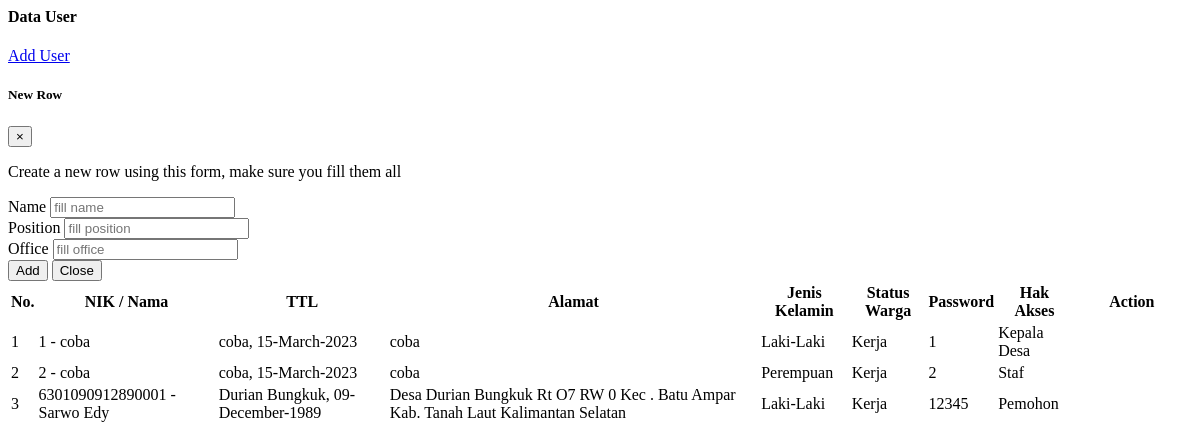
/demo1/tampil_user.php, run on the app's committed database.
### tables this page shows
CREATE TABLE `data_user` (
  `nik` varchar(16) NOT NULL,
  `password` varchar(225) NOT NULL,
  `hak_akses` varchar(225) NOT NULL,
  `nama` varchar(30) NOT NULL,
  `tanggal_lahir` date NOT NULL,
  `tempat_lahir` varchar(30) NOT NULL,
  `jekel` varchar(20) NOT NULL,
  `agama` varchar(20) NOT NULL,
  `alamat` text NOT NULL,
  `telepon` varchar(13) NOT NULL,
  `status_warga` varchar(30) NOT NULL
);

### demo1/tampil_user.php (the view, shortened to what this page needs)
<?php include '../konek.php'; ?>
<link href="css/sweetalert.css" rel="stylesheet" type="text/css">
<div class="page-inner">
    <div class="row">
        <div class="col-md-12">
            <div class="card">
                <div class="card-header">
                    <div class="d-flex align-items-center">
                        <h4 class="card-title">Data User</h4>
                            <a href="?halaman=tambah_user" class="btn btn-primary btn-round ml-auto">
                                    Add User
                            </a>
                    </div>
                </div>
                <div class="card-body">
                <div class="modal fade" id="addRowModal" tabindex="-1" role="dialog" aria-hidden="true">
                    <div class="modal-dialog" role="document">
                        <div class="modal-content">
                            <div class="modal-header no-bd">
                                <h5 class="modal-title">
                                    <span class="fw-mediumbold">
                                        New
                                    </span>
                                    <span class="fw-light">
                                        Row
                                    </span>
                                    </h5>
                                    <button type="button" class="close" data-dismiss="modal" aria-label="Close">
                                        <span aria-hidden="true">&times;</span>
                                    </button>
                            </div>
                            <div class="modal-body">
                                <p class="small">Create a new row using this form, make sure you fill them all</p>
                                <div class="row">
                                    <div class="col-sm-12">
                                        <div class="form-group form-group-default">
                                            <label>Name</label>
                                            <input id="addName" type="text" class="form-control" placeholder="fill name">
                                        </div>
                                    </div>
                                    <div class="col-md-6 pr-0">
                                        <div class="form-group form-group-default">
                                            <label>Position</label>
                                                <input id="addPosition" type="text" class="form-control" placeholder="fill position">
                                                                    </div>
                                                                </div>
                                                                <div class="col-md-6">
                                                                    <div class="form-group form-group-default">
                                                                        <label>Office</label>
                                                                        <input id="addOffice" type="text" class="form-control" placeholder="fill office">
                                                                    </div>
                                                                </div>
                                                            </div>
                                                    </div>
                                                    <div class="modal-footer no-bd">
                                                        <button type="button" id="addRowButton" class="btn btn-primary">Add</button>
                                                        <button type="button" class="btn btn-danger" data-dismiss="modal">Close</button>
                                                    </div>
                                                </div>
                                            </div>
                                        </div>
                                        <form action="">
                                            <div class="table-responsive">
                                                <table id="add" class="display table table-striped table-hover" >
                                                    <thead>
                                                        <tr>
                                                            <th>No.</th>
                                                            <th>NIK / Nama</th>
                                                            <th>TTL</th>
                                                            <th>Alamat</th>
                                                            <th>Jenis Kelamin</th>
                                                            <th>Status Warga</th>
                                                            <th>Password</th>
                                                            <th>Hak Akses</th>
                                                            <th style="width: 10%">Action</th>
                                                        </tr>
                                                    </thead>
                                                    <tbody>
                                                        <?php
                                                            $no=1;
                                                            $tampil = "SELECT * FROM data_user";
                                                            $query = mysqli_query($konek,$tampil);
                                                            while($data=mysqli_fetch_array($query,MYSQLI_BOTH)){
                                                                $username = $data['nik'];
                                                                $nama = $data['nama'];
                                                                $password = $data['password'];
                                                                $tempat = $data['tempat_lahir'];
                                                                $tanggal = $data['tanggal_lahir'];
                                                                $alamat = $data['alamat'];
                                                                $jekel = $data['jekel'];
                                                                $status_warga = $data['status_warga'];
                                                                $tanggal_lahir = date("d-F-Y", strtotime($tanggal));
                                                                $hak_akses = $data['hak_akses'];
                                                        ?>
                                                        <tr>
                                                            <td><?php echo $no++;?></td>
                                                            <td><?php echo $username.' - '.$nama;?></td>
                                                            <td><?php echo $tempat.", ".$tanggal_lahir;?></td>
                                                            <td><?php echo $alamat;?></td>
                                                            <td><?php echo $jekel;?></td>
                                                            <td><?php echo $status_warga;?></td>
                                                            <td><?php echo $password;?></td>
                                                            <td><?php echo $hak_akses;?></td>
                                                            <td>
                                                            </td>
                                                        </tr>
                                                        <?php
                                                            }
                                                        ?>
                                                    </tbody>
                                                </table>
                                            </div>
                                        </form>
                                    </div>
                                </div>
                        </div>
        </div>
</div>

### data on the page
data_user: nik "1", nama "coba", tempat_lahir "coba", tanggal_lahir "15-March-2023", alamat "coba", jekel "Laki-Laki", status_warga "Kerja", password "1", hak_akses "Kepala Desa"
data_user: nik "2", nama "coba", tempat_lahir "coba", tanggal_lahir "15-March-2023", alamat "coba", jekel "Perempuan", status_warga "Kerja", password "2", hak_akses "Staf"
data_user: nik "6301090912890001", nama "Sarwo Edy", tempat_lahir "Durian Bungkuk", tanggal_lahir "09-December-1989", alamat "Desa Durian Bungkuk Rt O7 RW 0 Kec . Batu Ampar Kab. Tanah Laut Kalimantan Selatan", jekel "Laki-Laki", status_warga "Kerja", password "12345", hak_akses "Pemohon"
